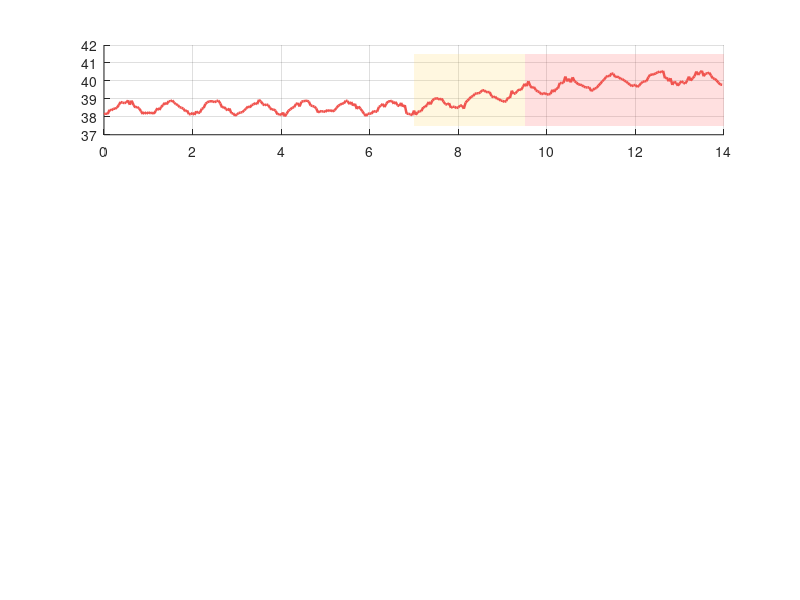

Write the MATLAB code that produced this figure. (Note: this script raises an error after producing the figure.)
%% LaxmiAI (लक्ष्मीAI) Bovine Digital Twin - Compartmental Disease Simulator
% Smart India Hackathon (SIH) - Govt. of Maharashtra
% Simulates 14-day physiological dynamics for cattle (Bos indicus / crossbreeds)
% Biomarkers: Temperature, Rumination, Feeding, Activity Index

clear; clc; close all;

fprintf('====================================================\n');
fprintf(' LaxmiAI (लक्ष्मीAI) - Bovine Digital Twin Simulator \n');
fprintf(' Govt. of Maharashtra Livestock Health Surveillance \n');
fprintf('====================================================\n\n');

%% 1. Simulation Parameters
days = 14;
hours = days * 24;
t_hours = 0:(hours - 1);
t_days = t_hours / 24;

onset_day = 7.0;            % Disease onset at Day 7
subclinical_days = 2.5;     % 60 hours of sub-clinical window
onset_hour = onset_day * 24;
clinical_hour = (onset_day + subclinical_days) * 24;

%% 2. Baselines (Healthy Gir / Crossbreed Cow)
base_temp = 38.5;       % deg C
base_rum = 460.0;       % min/day
base_feed = 260.0;      % min/day
base_act = 100.0;       % index

% Circadian diurnal oscillations (lowest 6 AM, peak 6 PM)
circadian_phase = 2 * pi * (mod(t_hours, 24) - 6) / 24;
circ_temp = 0.35 * sin(circadian_phase);
circ_rum  = 30.0 * cos(circadian_phase);
circ_feed = 20.0 * sin(circadian_phase);
circ_act  = 15.0 * sin(circadian_phase);

% Noise / sensor jitter
rng(2026);
noise_temp = 0.08 * randn(1, hours);
noise_rum  = 8.0  * randn(1, hours);
noise_feed = 6.0  * randn(1, hours);
noise_act  = 4.0  * randn(1, hours);

%% 3. Compartmental Disease Progression (Subclinical Mastitis Model)
disease_progress = zeros(1, hours);
for h = 1:hours
    hr_val = t_hours(h);
    if hr_val < onset_hour
        disease_progress(h) = 0.0;
    elseif hr_val < clinical_hour
        % Sub-clinical phase (cytokine release, silent rumination drop)
        disease_progress(h) = (hr_val - onset_hour) / (clinical_hour - onset_hour) * 0.5;
    else
        % Clinical acute phase
        post_hrs = hr_val - clinical_hour;
        disease_progress(h) = 0.5 + 0.5 * (1.0 - exp(-post_hrs / 48.0));
    end
end

% Pathophysiological deltas (Mastitis: cytokine pyrexia + rumination suppression)
delta_temp = disease_progress * 1.8;
delta_rum  = -disease_progress * 220.0;
delta_feed = -disease_progress * 90.0;
delta_act  = -disease_progress * 25.0;

% Total physiological biomarker series
temp = base_temp + circ_temp + delta_temp + noise_temp;
rum  = max(40.0, base_rum + circ_rum + delta_rum + noise_rum);
feed = max(20.0, base_feed + circ_feed + delta_feed + noise_feed);
act  = max(15.0, base_act + circ_act + delta_act + noise_act);

%% 4. Print Summary to MATLAB Console
fprintf('Animal ID:             MAH-PUN-TAG-1042 (Gir Cross)\n');
fprintf('Condition Simulated:   Subclinical to Clinical Mastitis (कासदाह)\n');
fprintf('Simulation Duration:   %d Days (%d Hours)\n', days, hours);
fprintf('Subclinical Window:    Day %.1f to Day %.1f (Early Warning Lead Time: %.1f hours)\n', ...
        onset_day, onset_day + subclinical_days, subclinical_days * 24);
fprintf('Baseline Temperature:  %.1f °C  --> Peak Fever: %.2f °C\n', base_temp, max(temp));
fprintf('Baseline Rumination:   %.0f min/day --> Nadir Rumination: %.0f min/day (-%.1f%%)\n\n', ...
        base_rum, min(rum), ((base_rum - min(rum)) / base_rum) * 100);

%% 5. Visualization
fig = figure('Name', 'PashuRakshak - Bovine Disease Progression Digital Twin', ...
             'Color', [0.1 0.12 0.15], 'Position', [100 100 1100 750]);

colors = struct('temp', [0.94 0.33 0.31], ...
                'rum',  [0.24 0.60 0.94], ...
                'feed', [0.20 0.80 0.55], ...
                'act',  [0.98 0.70 0.18], ...
                'sub',  [0.95 0.77 0.20 0.15], ...
                'clin', [0.90 0.22 0.21 0.15]);

% --- Subplot 1: Body Temperature ---
subplot(4,1,1); hold on; grid on;
fill([onset_day (onset_day+subclinical_days) (onset_day+subclinical_days) onset_day], ...
     [37.5 37.5 41.5 41.5], [1 0.85 0.4], 'FaceAlpha', 0.2, 'EdgeColor', 'none');
fill([(onset_day+subclinical_days) days days (onset_day+subclinical_days)], ...
     [37.5 37.5 41.5 41.5], [1 0.4 0.4], 'FaceAlpha', 0.2, 'EdgeColor', 'none');
plot(t_days, temp, 'Color', colors.temp, 'LineWidth', 1.8);
yline(39.2, '--r', 'Fever Threshold (39.2°C)', 'Color', [1 0.5 0.5]);
ylabel('Temp (°C)', 'Color', 'w', 'FontSize', 10);
title('PashuRakshak Digital Twin: 14-Day Multi-Biomarker Progression (Cattle ID: MAH-PUN-1042)', ...
      'Color', 'w', 'FontSize', 12, 'FontWeight', 'bold');
set(gca, 'Color', [0.15 0.17 0.22], 'XColor', 'w', 'YColor', 'w', 'GridColor', [0.3 0.3 0.35]);
xlim([0 days]); ylim([37.8 41.2]);

% --- Subplot 2: Rumination Time ---
subplot(4,1,2); hold on; grid on;
fill([onset_day (onset_day+subclinical_days) (onset_day+subclinical_days) onset_day], ...
     [100 100 600 600], [1 0.85 0.4], 'FaceAlpha', 0.2, 'EdgeColor', 'none');
fill([(onset_day+subclinical_days) days days (onset_day+subclinical_days)], ...
     [100 100 600 600], [1 0.4 0.4], 'FaceAlpha', 0.2, 'EdgeColor', 'none');
plot(t_days, rum, 'Color', colors.rum, 'LineWidth', 1.8);
yline(350, '--y', 'Pre-Clinical Drop Threshold (-30%)', 'Color', [1 0.9 0.4]);
ylabel('Rumination (min)', 'Color', 'w', 'FontSize', 10);
set(gca, 'Color', [0.15 0.17 0.22], 'XColor', 'w', 'YColor', 'w', 'GridColor', [0.3 0.3 0.35]);
xlim([0 days]); ylim([180 560]);

% --- Subplot 3: Feeding Time ---
subplot(4,1,3); hold on; grid on;
fill([onset_day (onset_day+subclinical_days) (onset_day+subclinical_days) onset_day], ...
     [50 50 350 350], [1 0.85 0.4], 'FaceAlpha', 0.2, 'EdgeColor', 'none');
fill([(onset_day+subclinical_days) days days (onset_day+subclinical_days)], ...
     [50 50 350 350], [1 0.4 0.4], 'FaceAlpha', 0.2, 'EdgeColor', 'none');
plot(t_days, feed, 'Color', colors.feed, 'LineWidth', 1.8);
ylabel('Feeding (min)', 'Color', 'w', 'FontSize', 10);
set(gca, 'Color', [0.15 0.17 0.22], 'XColor', 'w', 'YColor', 'w', 'GridColor', [0.3 0.3 0.35]);
xlim([0 days]); ylim([80 320]);

% --- Subplot 4: Activity Index ---
subplot(4,1,4); hold on; grid on;
fill([onset_day (onset_day+subclinical_days) (onset_day+subclinical_days) onset_day], ...
     [20 20 150 150], [1 0.85 0.4], 'FaceAlpha', 0.2, 'EdgeColor', 'none');
fill([(onset_day+subclinical_days) days days (onset_day+subclinical_days)], ...
     [20 20 150 150], [1 0.4 0.4], 'FaceAlpha', 0.2, 'EdgeColor', 'none');
plot(t_days, act, 'Color', colors.act, 'LineWidth', 1.8);
xlabel('Timeline (Days)  [Gold = Subclinical Window (Early Warning 60h) | Red = Clinical Clots]', ...
       'Color', [1 0.85 0.4], 'FontSize', 11, 'FontWeight', 'bold');
ylabel('Activity Index', 'Color', 'w', 'FontSize', 10);
set(gca, 'Color', [0.15 0.17 0.22], 'XColor', 'w', 'YColor', 'w', 'GridColor', [0.3 0.3 0.35]);
xlim([0 days]); ylim([40 140]);

fprintf('>> Simulation complete. Figure window opened.\n');
